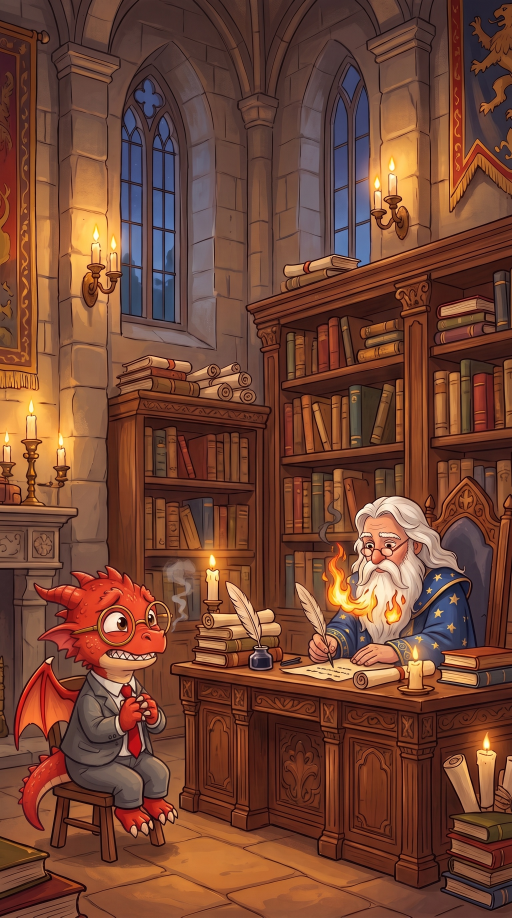
#> input picture dev/video/dragon/entretien/i3.jpg, 1536 x 2752 px, found by its file name (shown at 1/3 size)
$ python regles.py img/dragon-debout.jpg
#> lines starting #> are read from the running program, lines starting #| are printed output that depends on the picture
### dev/video/dragon/montage.py
"""Montage « Rapport d'incident » à partir des 9 images fixes (animation 2D : zooms,
tremblements, étincelles, lueur, bulles BD, textes, écran final).
Usage : python3 montage.py [sortie.mp4] [--preview t1 t2 ...]"""
import sys, math, subprocess, random
import numpy as np
from PIL import Image, ImageDraw, ImageFont, ImageFilter

U = '/mnt/user-data/uploads/'
IMG = {
    1: 'Le_dragon_studieux_au_parchemin_vierge.png',
    2: 'Le_mai_tre_ennuye__et_le_dragon_ze_le_.png',
    3: '7BE61344-40EB-40E1-9026-36E9ED126DBD.png',
    4: 'AC69A1C3-FE3C-411B-BA7A-2F7525078722.png',
    5: '52C7C7C9-434D-4ADA-8B23-02B89AC59D4F.png',
    6: '2C2BFB56-7939-4141-950F-E3AA45067A2E.png',
    7: '3958388A-65EB-4E0C-A710-3E58D1B70438.png',
    8: '129B5815-92F7-48D4-A92C-17B993B6ADAC.png',
    9: 'BA2DC171-A6CC-4D34-A035-4A8C85409BB9.png',
}
W, H, FPS = 1080, 1920, 30
F = 'fonts/'
TITLE = F + 'luckiest-guy-latin-400-normal.ttf'
BODY = F + 'alegreya-sans-latin-900-normal.ttf'
SEMI = F + 'alegreya-sans-latin-800-normal.ttf'
GOLD = (255, 205, 70)
WHITE = (255, 255, 255)
RED = (200, 30, 40)
INK = (25, 22, 40)

def font(p, s): return ImageFont.truetype(p, s)

SRC = {k: Image.open(U + v).convert('RGB') for k, v in IMG.items()}
SW, SH = SRC[1].size  # 941 x 1672

# ---------- plans animés par Wan 2.2 (Hugging Face) ----------
import os
CLIPS = {1: ('ia/c1.mp4', 0.9), 2: ('ia/c2.mp4', 0.5), 3: ('ia/c3.mp4', 0.0), 4: ('ia/c4.mp4', 0.6), 5: ('ia/c5.mp4', 0.1)}
CLIP_FPS = 16
_CF = {}
# [15 lines left out: functions clip_frames, clip_src, not called in this run]

def ease(x): x = min(1, max(0, x)); return x * x * (3 - 2 * x)
def lerp(a, b, x): return a + (b - a) * x

# ---------- éléments graphiques ----------
def text_img(txt, path, size, fill=WHITE, stroke=9, maxw=900, lh=1.05, align='center'):
    f = font(path, size)
    lines = []
    for para in txt.split('\n'):
        cur = ''
        for w_ in para.split(' '):
            t = (cur + ' ' + w_).strip()
            if f.getlength(t) <= maxw or not cur: cur = t
            else: lines.append(cur); cur = w_
        lines.append(cur)
    # pas de mot isolé sur la dernière ligne
    if '\n' not in txt and len(lines) > 1 and ' ' not in lines[-1]:
        prev = lines[-2].split(' ')
        if len(prev) > 1: lines[-2] = ' '.join(prev[:-1]); lines[-1] = prev[-1] + ' ' + lines[-1]
    asc, desc = f.getmetrics(); lhpx = int((asc + desc) * lh)
    wmax = int(max(f.getlength(l) for l in lines)) + stroke * 2 + 8
    top = int(size * 0.28)
    im = Image.new('RGBA', (wmax, lhpx * len(lines) + stroke * 2 + 8 + top), (0, 0, 0, 0))
    d = ImageDraw.Draw(im)
    for i, l in enumerate(lines):
        lw = f.getlength(l)
        x = (wmax - lw) / 2 if align == 'center' else stroke + 4
        col = fill[i] if isinstance(fill, list) else fill
        d.text((x, top + stroke + 4 + i * lhpx), l, font=f, fill=col, stroke_width=stroke, stroke_fill=(0, 0, 0))
    # ombre portée
    sh = Image.new('RGBA', im.size, (0, 0, 0, 0)); sh.putalpha(im.getchannel('A').point(lambda a: a * 0.55))
    sh = sh.filter(ImageFilter.GaussianBlur(6))
    out = Image.new('RGBA', (im.width + 10, im.height + 12), (0, 0, 0, 0))
    out.alpha_composite(sh, (8, 10)); out.alpha_composite(im, (0, 0))
    return out

def bubble(txt, tail, size=62, maxw=640, fill=(255, 252, 240)):
    """Bulle BD. tail = (dx, dy) : pointe de la queue, relative au centre bas de la bulle."""
    t = text_img(txt, BODY, size, fill=INK, stroke=0, maxw=maxw, lh=1.08)
    pad_x, pad_y = 46, 30
    bw, bh = t.width + pad_x * 2, t.height - int(size * 0.28) + pad_y * 2
    tx, ty = tail
    m = 12 + max(0, abs(tx) - bw // 2) + 0
    cw, ch = bw + 2 * m + 2 * abs(tx), bh + abs(ty) + 2 * m + 40
    im = Image.new('RGBA', (cw, ch), (0, 0, 0, 0)); d = ImageDraw.Draw(im)
    ox = (cw - bw) // 2; oy = m if ty > 0 else ch - bh - m
    box = [ox, oy, ox + bw, oy + bh]
    cx = ox + bw / 2; base_y = oy + bh if ty > 0 else oy
    tip = (cx + tx, base_y + ty)
    tri = [(cx - 34 + tx * 0.25, base_y - (8 if ty > 0 else -8)), (cx + 26 + tx * 0.25, base_y - (8 if ty > 0 else -8)), tip]
    for o, col in [(7, (0, 0, 0, 255)), (0, fill + (255,))]:
        d.rounded_rectangle([box[0] - o, box[1] - o, box[2] + o, box[3] + o], radius=46 + o, fill=col)
    d.polygon(tri, fill=(0, 0, 0, 255))
    # queue intérieure
    inner = [(tri[0][0] + 9, tri[0][1] - (2 if ty > 0 else -2)), (tri[1][0] - 9, tri[1][1] - (2 if ty > 0 else -2)),
             (tip[0] - (tip[0] - cx) * 0.12, tip[1] - (14 if ty > 0 else -14))]
    d.polygon(inner, fill=fill + (255,))
    d.rounded_rectangle(box, radius=46, fill=fill + (255,))
    im.alpha_composite(t, (int(ox + pad_x), int(oy + pad_y - 6 - size * 0.28)))
    sh = Image.new('RGBA', im.size, (0, 0, 0, 0)); sh.putalpha(im.getchannel('A').point(lambda a: a * 0.45))
    sh = sh.filter(ImageFilter.GaussianBlur(8))
    out = Image.new('RGBA', (cw + 12, ch + 14), (0, 0, 0, 0))
    out.alpha_composite(sh, (9, 11)); out.alpha_composite(im, (0, 0))
    return out, (int(ox + bw / 2), int(oy + bh / 2))

def banner(txt, size=78):
    t = text_img(txt, TITLE, size, fill=[WHITE, GOLD], stroke=0, maxw=880, lh=1.08)
    bw, bh = 1000, t.height + 40
    im = Image.new('RGBA', (bw + 20, bh + 20), (0, 0, 0, 0)); d = ImageDraw.Draw(im)
    d.rounded_rectangle([10, 10, bw + 10, bh + 10], 26, fill=(0, 0, 0, 255))
    d.rounded_rectangle([18, 18, bw + 2, bh + 2], 20, fill=RED + (255,))
    for x in range(-bh, bw, 70):  # bandes d'alerte discrètes
        d.polygon([(x + 18, bh + 2), (x + 48, bh + 2), (x + 48 + bh - 16, 18), (x + 18 + bh - 16, 18)], fill=(220, 50, 55, 255))
    d.rounded_rectangle([18, 18, bw + 2, bh + 2], 20, outline=GOLD + (255,), width=5)
    im.alpha_composite(t, ((im.width - t.width) // 2, (im.height - t.height) // 2 + 4))
    return im

# [15 lines left out: functions stamp, view, not called in this run]

def shoot(img, z, cx, cy):
    x0, y0, vw, vh = view(None, z, cx, cy)
    return img.resize((W, H), Image.BICUBIC, box=(x0, y0, x0 + vw, y0 + vh)).convert('RGBA'), (x0, y0, vw, vh)

def to_screen(v, px, py):
    x0, y0, vw, vh = v
    return (px - x0) * W / vw, (py - y0) * H / vh

# ---------- effets ----------
# [6 lines left out: function star, not called in this run]

class Sparkles:
    def __init__(s, n, box, seed, rise=0.0, size=(10, 26)):
        r = random.Random(seed)
        s.p = [(r.uniform(box[0], box[2]), r.uniform(box[1], box[3]), r.uniform(0, 6.28),
                r.uniform(1.5, 3.5), r.uniform(*size), r.uniform(.5, 1.5)) for _ in range(n)]
        s.rise = rise
    # [6 lines left out: function draw, not called in this run]

def glow(size, col=(255, 210, 90)):
    g = Image.new('RGBA', (size, size), (0, 0, 0, 0))
    a = np.zeros((size, size)); yy, xx = np.mgrid[:size, :size]
    r = np.hypot(xx - size / 2, yy - size / 2) / (size / 2)
    a = np.clip(1 - r, 0, 1) ** 2.2
    arr = np.zeros((size, size, 4), np.uint8); arr[..., :3] = col; arr[..., 3] = (a * 255).astype(np.uint8)
    return Image.fromarray(arr)
GLOW = glow(520)
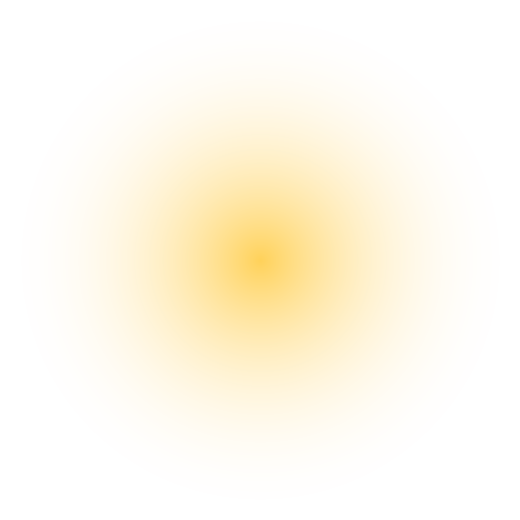
#> GLOW: PIL image 520x520 RGBA; mean R, G, B, A 255, 210, 90, 29.4; transparent parts drawn white

# [14 lines left out: functions pop, paste, not called in this run]

# ---------- écran du téléphone (P6) ----------
SCR = (306, 400, 632, 1058)
# [31 lines left out: function phone_ui, not called in this run]

# ---------- les plans ----------
# (début, fin, image, (z0, cx0, cy0), (z1, cx1, cy1))
SHOTS = [
    (0.0, 2.4, 1, (1.08, 470, 820), (1.18, 480, 760)),
    (2.4, 4.8, 2, (1.02, 470, 840), (1.18, 600, 790)),
    (4.8, 7.2, 3, (1.00, 470, 836), (1.22, 480, 760)),
    (7.2, 9.6, 4, (1.15, 470, 700), (1.15, 470, 980)),
    (9.6, 12.0, 5, (1.18, 470, 720), (1.05, 470, 800)),
    (12.0, 14.4, 6, (1.05, 470, 760), (1.20, 470, 730)),
    (14.4, 16.8, 7, (1.00, 470, 836), (1.28, 470, 760)),
    (16.8, 19.2, 8, (1.05, 470, 836), (1.25, 560, 760)),
    (19.2, 21.6, 9, (1.04, 470, 836), (1.16, 470, 760)),
]
END = 26.0

E = {}  # éléments pré-rendus
# [27 lines left out: function build, not called in this run]

SP5 = Sparkles(70, (40, 160, 1040, 1500), 5, size=(10, 30))
SP6 = Sparkles(26, (250, 380, 830, 1300), 6, rise=0.6)
SP8 = Sparkles(30, (600, 900, 1000, 1400), 8, rise=1.0, size=(8, 22))
SPE = Sparkles(40, (30, 160, 1050, 1750), 9, size=(6, 16))

# [96 lines left out: functions frame, end_card, main, not called in this run]

# [2 lines that do not run on import are left out]

### dev/video/dragon/fete.py
"""Montage « Opération fête parfaite » (série Le dragon pas payé).
Réutilise les outils de montage.py (bulles, textes, tampons, caméra, écran du téléphone).
Usage : python3 fete.py [sortie.mp4] [--preview t1 t2 ...]"""
import sys, math, subprocess
from PIL import Image, ImageFilter
import montage as M

A = '/mnt/user-data/attachments/2ee4b4d0-d95a-5544-aef9-689c530b467a/'
FILES = {1: 'dd9f27d4-image.png', 2: 'b2f31035-image.png', 3: 'd0a86201-image.png', 4: 'ba56aeb7-image.png',
         5: 'f7505acd-image.png', 7: 'c9b80f1e-image.png', 8: '93508271-image.png', 9: 'e90d9b33-image.png'}
SRC = {k: Image.open(A + f).convert('RGB') for k, f in FILES.items()}
SRC[6] = M.SRC[6]                       # le téléphone de la vidéo précédente
W, H, FPS = M.W, M.H, M.FPS
CLIPS = {}                              # plans animés (Hugging Face), ajoutés quand ils existent : {k: (fichier, décalage)}
import os
for k in (1, 2, 3, 4, 5, 7, 8, 9):
    p = f'ia/f{k}.mp4'
    if os.path.exists(p): CLIPS[k] = (p, 0.1)

def clip_src(k, lt):
    M.CLIPS[100 + k] = CLIPS[k]
    return M.clip_src(100 + k, lt)

# (début, fin, image, (z0, cx0, cy0), (z1, cx1, cy1))
SHOTS = [
    (0.0, 2.4, 1, (1.04, 470, 836), (1.14, 450, 760)),
    (2.4, 4.8, 2, (1.04, 470, 836), (1.16, 560, 760)),
    (4.8, 7.2, 3, (1.04, 470, 836), (1.14, 470, 900)),
    (7.2, 9.6, 4, (1.04, 470, 836), (1.16, 470, 860)),
    (9.6, 12.0, 5, (1.14, 470, 780), (1.04, 470, 836)),
    (12.0, 14.4, 6, (1.05, 470, 760), (1.18, 470, 730)),
    (14.4, 16.8, 7, (1.02, 470, 836), (1.20, 470, 820)),
    (16.8, 19.2, 8, (1.04, 470, 836), (1.16, 430, 760)),
    (19.2, 21.6, 9, (1.04, 470, 836), (1.14, 470, 760)),
]
END = 26.0
STAMP_T = {2: 3.6, 3: 6.0, 4: 8.4, 9: 20.4}     # tampons, sur les « pouf » de la musique

from PIL import ImageDraw
def stamp(txt, size=120, col=(196, 18, 30)):
    """Tampon lisible : fond crème presque opaque, cadre et lettres rouges pleines, légèrement penché."""
    f = M.font(M.TITLE, size); w = int(f.getlength(txt)) + 90; h = int(size * 1.25) + 50
    im = Image.new('RGBA', (w, h), (0, 0, 0, 0)); d = ImageDraw.Draw(im)
    d.rounded_rectangle([4, 4, w - 4, h - 4], 22, fill=(255, 246, 225, 235), outline=col + (255,), width=12)
    d.rounded_rectangle([22, 22, w - 22, h - 22], 14, outline=col + (255,), width=4)
    d.text((w / 2, h / 2 + size * 0.08), txt, font=f, fill=col + (255,), anchor='mm')
    sh = Image.new('RGBA', (w + 20, h + 20), (0, 0, 0, 0)); sh.paste((0, 0, 0, 110), (10, 14, w + 6, h + 10))
    sh = sh.filter(ImageFilter.GaussianBlur(8)); sh.alpha_composite(im, (6, 4))
    return sh.rotate(-10, expand=True, resample=Image.BICUBIC)

E = {}
# [28 lines left out: function build, not called in this run]

SP8 = M.Sparkles(34, (180, 300, 640, 760), 18, rise=0.7, size=(8, 24))
SPE = M.Sparkles(40, (30, 160, 1050, 1750), 19, size=(6, 16))

# [97 lines left out: functions stamp_at, frame, end_card, main, not called in this run]

# [2 lines that do not run on import are left out]

### dev/video/dragon/inaug2.py
"""« L'inauguration » (25 s, Instagram) : le dragon maire, trois tentatives.
Usage : python3 inaug2.py [sortie.mp4] [--preview t1 t2 ...]"""
import sys, math, subprocess, random
from PIL import Image, ImageDraw, ImageFilter
import montage as M
import fete as F
import court as C

def big(p): return Image.open(p).convert('RGB').resize((M.SW, M.SH), Image.LANCZOS)
SRC = {1: big('ia/j1.jpg'), 2: big('ia/j1.jpg'), 3: big('ia/i3.jpg'), 4: big('ia/i3.jpg'), 5: big('ia/i5.jpg')}
#> in big (call 5), `def big(p): return Image.open(p).convert('RGB').resize((M.SW, M.SH), I..`:
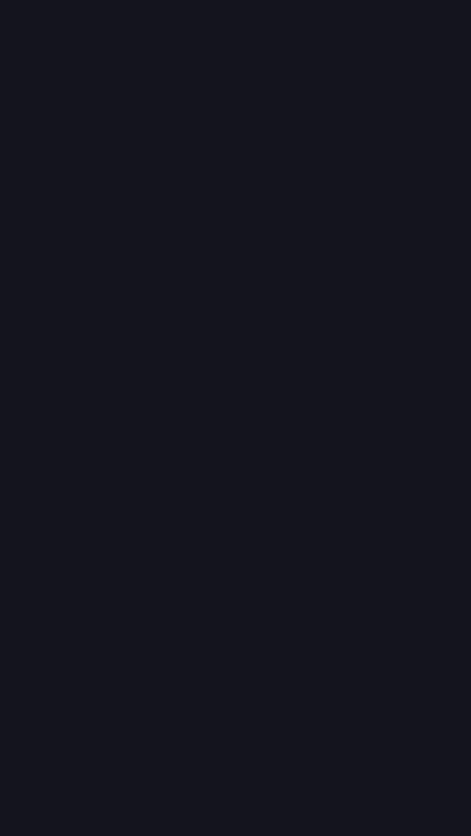
#> returned value: PIL image 941x1672 RGB (shown at 1/2 size); mean R, G, B 20, 20, 30
CLIPS = {1: 'ia/n1.mp4', 2: 'ia/n2.mp4', 3: 'ia/n3.mp4', 4: 'ia/n4.mp4', 5: 'ia/n5.mp4'}
W, H, FPS = M.W, M.H, M.FPS
CX, CY = M.SW / 2, M.SH / 2
# (début, fin, scène, (zoom, cx, cy) début, fin, décalage dans le clip)
SHOTS = [
    (0.0, 7.8, 1, (1.00, CX, CY), (1.10, CX, CY - 60), 0.0),
    (7.8, 12.0, 2, (1.06, CX, CY - 40), (1.00, CX, CY), 0.7),
    (12.0, 14.8, 3, (1.04, CX, CY), (1.16, CX - 60, CY - 30), 0.0),
    (14.8, 18.3, 4, (1.10, CX, CY - 30), (1.04, CX, CY), 0.4),
    (18.3, 21.9, 5, (1.02, CX, CY), (1.10, CX + 40, CY - 40), 0.2),
]
END = 25.1
SNEEZE_T = 9.55       # instant du « TCHOUM » (aligné sur le jet de feu du clip 2)
HIC_T = 16.15         # instant du hoquet (aligné sur la petite flamme du clip 4)
CUT_T = 19.6          # le Grand Maître coupe le ruban
NOTICE_T = 22.6
NY = 1330
SUBS = [(0.15, 2.55, 'Mesdames, messieurs…'), (2.55, 4.45, 'demain, la quête ouvre !'),
        (4.45, 5.6, 'Je déclare…'), (5.6, 7.0, "l'inauguration…")]
OUV_T = 7.0

# [12 lines left out: function burst, not called in this run]

E = {}
# [21 lines left out: function build, not called in this run]

def clip_src(k, lt, off):
    M.CLIPS[600 + k] = (CLIPS[k], off)
    return M.clip_src(600 + k, lt)

def flash(im, col, a):
    if a > 0: im.alpha_composite(Image.new('RGBA', (W, H), col + (int(255 * min(1, a)),)))

# [73 lines left out: functions frame, end_card, main, not called in this run]

RATE = {2: 30, 3: 30, 4: 30, 5: 30}   # vitesse imposée (images du clip par seconde) si besoin
# [2 lines that do not run on import are left out]

### dev/video/dragon/regles.py
"""Instagram et TikTok « Le règlement de l'anniversaire » (30,4 s), revue marketing du 8 novembre 2026.
Format des réels qui font réagir (claude/video-ouverture-dragon.md) : heure en accroche, série numérotée
(Règle 1/4 à 4/4, puis une 5e « hors série »), retournement (papa éliminé), question à un chiffre, fin lisible.
Gratuit : uniquement des images déjà dans le dépôt (annonce/, entretien/, img/), animées en zoom lent ;
bande-son synthétisée par son17.py. Aucune génération payante.
Zones d'Instagram et TikTok : texte entre x 60 et 940, y 230 et 1500.
Usage : python3 regles.py [sortie.mp4] [--preview t1 t2 ...]"""
import sys, os, math, subprocess
from PIL import Image, ImageDraw

_open = Image.open
Image.open = lambda p, *a, **k: Image.new('RGB', (941, 1672), (20, 20, 30)) if isinstance(p, str) and not os.path.exists(p) else _open(p, *a, **k)
import montage as M
import fete as F
import inaug2 as I
Image.open = _open

W, H, FPS = 1080, 1920, 30
XT = 500
SCRATCH = os.environ.get('SCRATCH', '/tmp/regles/')

# (début, fin, image, zoom départ, zoom fin, centre x, centre y)
SHOTS = [
    (0.0, 3.4, 'img/dragon-debout.jpg', 1.00, 1.08, .5, .55),
    (3.4, 8.0, 'annonce/s2.jpg', 1.05, 1.14, .55, .45),
    (8.0, 12.6, 'entretien/i3.jpg', 1.20, 1.32, .55, .62),
    (12.6, 17.2, 'annonce/s5.jpg', 1.05, 1.18, .5, .5),
    (17.2, 21.8, 'annonce/s6.jpg', 1.00, 1.10, .5, .6),
    (21.8, 25.4, 'entretien/i4.jpg', 1.00, 1.10, .5, .5),
    (25.4, 30.4, 'img/lettre.jpg', 1.00, 1.06, .5, .6),
]
R1_S, R2_S, R3_S, R4_S, R5_S, FIN0 = 3.4, 8.0, 12.6, 17.2, 21.8, 25.4
END = 30.4
ST1 = R1_S + 2.0       # RESPECTÉE (la règle reste seule 1,85 s)
ST2 = R2_S + 2.0       # PRESQUE
EL3 = R3_S + 1.9       # « Premier éliminé : »
ST3 = R3_S + 2.6       # PAPA
ST4 = R4_S + 2.0       # RESPECTÉE
R5_B = R5_S + 1.0      # « Le dragon reste calme. »
ST5 = R5_S + 2.2       # EN COURS
IMPACTS = [ST1, ST2, ST3, ST4, ST5]
PUNCH = [(t, 1.05) for t in IMPACTS]

_IMG = {}
# [14 lines left out: functions still, kb, not called in this run]

E = {}
def T_(s, size=86, fill=None, maxw=860, stroke=12):
    if isinstance(fill, list): fill = fill + [fill[-1]] * 8
    return M.text_img(s, M.TITLE, size, fill=fill or M.WHITE, stroke=stroke, maxw=maxw)

NAVY = (24, 30, 64)
GREEN = (24, 120, 60)
def tag(txt, size=54):
    f = M.font(M.TITLE, size); w = int(f.getlength(txt)) + 70; h = int(size * 1.25) + 26
    im = Image.new('RGBA', (w + 16, h + 18), (0, 0, 0, 0)); d = ImageDraw.Draw(im)
    d.rounded_rectangle([8, 10, w + 8, h + 10], h // 2, fill=(0, 0, 0, 120))
    d.rounded_rectangle([2, 2, w, h], h // 2, fill=M.GOLD + (255,), outline=(0, 0, 0, 255), width=5)
    d.text((w / 2 + 1, h / 2 + size * 0.06), txt, font=f, fill=NAVY + (255,), anchor='mm')
    return im

def card(txt, size=70):
    """Règle écrite par maman : carte crème sans queue (ce n'est pas un personnage qui parle)."""
    b, _ = M.bubble(txt, (0, 1), size, 800)
    return b

def build():
    G = M.GOLD
    E['h1'] = T_('SAMEDI · 13 H 58', 88, G, maxw=900)
    E['h2'] = T_('Le règlement de\nl\'anniversaire.\nSigné : maman.', 70, [M.WHITE, M.WHITE, G], maxw=900)
#> the loop in text_img (call 2), `for i, l in enumerate(lines):` made 3 passes
#> x on passes 1 to 3: 15.92, 55.3, 26.2
    for n in range(1, 5): E[f'tag{n}'] = tag(f'RÈGLE {n}/4')
    E['tag5'] = tag('RÈGLE 5/4')
    E['r1'] = card('« Pas de feu\ndans la maison. »')
    E['r2'] = card('« On ne touche pas\nà la barbe de papy. »')
    E['r3'] = card('« Zéro écran\naujourd\'hui. »')
    E['r4'] = card('« Et surtout :\npersonne ne s\'ennuie. »')
    E['r5n'] = T_('Ajoutée à 16 h 30 :', 74, G, maxw=900)
    E['r5'] = card('« Le dragon\nreste calme. »', 76)
    E['s1'] = F.stamp('RESPECTÉE', 96, GREEN)
    E['c1'] = T_('(C\'était dehors.)', 66, M.WHITE)
    E['s2'] = F.stamp('PRESQUE', 108)
    E['c2'] = T_('Juste effleurée.', 66, M.WHITE)
    E['el'] = T_('Premier éliminé :', 76, M.WHITE)
    E['s3'] = F.stamp('PAPA', 130)
    E['s4'] = F.stamp('RESPECTÉE', 96, GREEN)
    E['c4'] = T_('Une heure de quête\ndans les rues.', 64, [M.WHITE, G])
    E['s5'] = F.stamp('EN COURS', 104)
    E['q'] = T_('Chez toi, quelle règle\nsaute en premier ?', 74, [M.WHITE, M.WHITE])
    E['opts'] = T_('1 · 2 · 3 · 4 · 5', 84, G)
    E['cta'] = M.banner('LA QUÊTE DU CHEVALIER\nLIEN EN BIO', 62)
    E['url'] = T_('maquetelegendaire.fr', 58, stroke=10)

SPE = M.Sparkles(40, (40, 220, 1000, 1400), 11, size=(7, 18))
SPG = M.Sparkles(60, (60, 500, 1000, 1500), 23, size=(8, 22))

# [85 lines left out: functions shade, zoom, punch, shake, arrow, rule and 1 more, not called in this run]

def main():
    build()
#> after the loop in build, `for n in range(1, 5): E[f'tag{n}'] = tag(f'RÈGLE {n}/4')`: E = 6 items
#> call 3 of text_img, with path = 'fonts/alegreya-sans-latin-900-normal.ttf', size = 70, fill = (25, 22, 40), stroke = 0, maxw = 800, lh = 1.08, align = 'center'
#> in text_img (call 3), `wmax = int(max(f.getlength(l) for l in lines)) + stroke * 2 + 8`: wmax = 624
#> the loop in text_img (call 3), `for i, l in enumerate(lines):` made 2 passes
#> x on passes 1 to 2: 98.21, 3.74
#> in text_img (call 3), `sh.putalpha(im.getchannel('A').point(lambda a: a * 0.55))`:
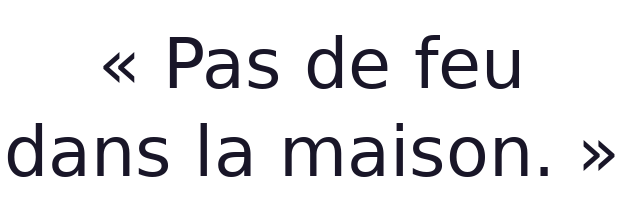
#> im: PIL image 624x203 RGBA; mean R, G, B, A 3, 2.6, 4.8, 25.8; transparent parts drawn white
#> in bubble, `inner = [(tri[0][0] + 9, tri[0][1] - (2 if ty > 0 else -2)), (tri[1][0..`: inner = [(350, 258), (392, 258), (375, 255)]
#> in bubble, `out.alpha_composite(im, (0, 0))`:
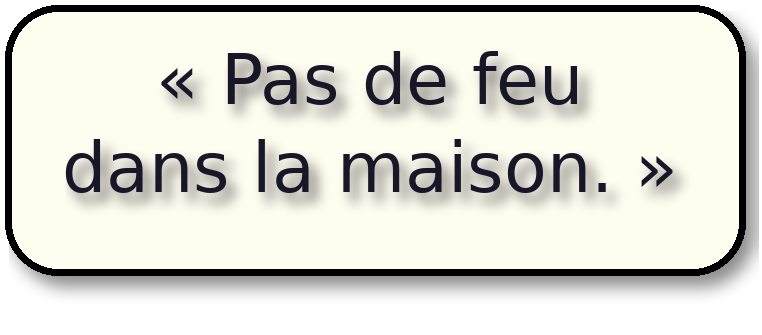
#> out: PIL image 762x335 RGBA; mean R, G, B, A 167.9, 165.8, 158.8, 202.8; transparent parts drawn white
#> call 2 of bubble, with tail = (0, 1), size = 70, maxw = 800, fill = (255, 252, 240)
#> call 4 of text_img, with path = 'fonts/alegreya-sans-latin-900-normal.ttf', size = 70, fill = (25, 22, 40), stroke = 0, maxw = 800, lh = 1.08, align = 'center'
#> in text_img (call 4), `wmax = int(max(f.getlength(l) for l in lines)) + stroke * 2 + 8`: wmax = 743
#> the loop in text_img (call 4), `for i, l in enumerate(lines):` made 2 passes
#> x on passes 1 to 2: 29.98, 3.56
#> in text_img (call 4), `out.alpha_composite(im, (0, 0))`:
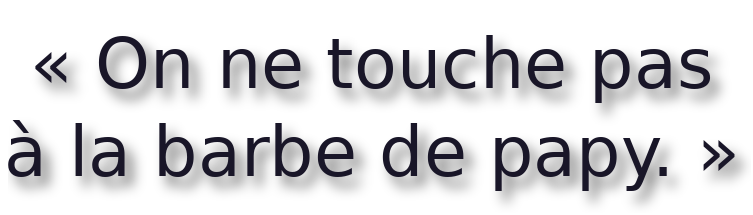
#> out: PIL image 753x215 RGBA; mean R, G, B, A 3, 2.7, 4.9, 39.9; transparent parts drawn white
#> in bubble (call 2), `inner = [(tri[0][0] + 9, tri[0][1] - (2 if ty > 0 else -2)), (tri[1][0..`: inner = [(409.5, 258), (451.5, 258), (434.5, 255)]
#> in bubble (call 2), `sh = sh.filter(ImageFilter.GaussianBlur(8))`:
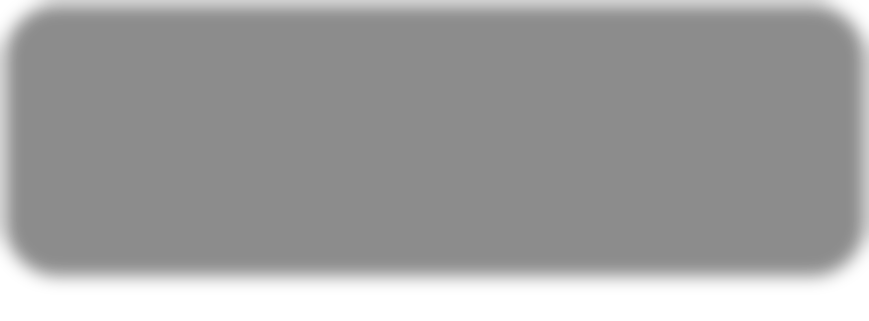
#> sh: PIL image 869x321 RGBA; mean R, G, B, A 0, 0, 0, 94.7; transparent parts drawn white
#> in bubble (call 2), `out.alpha_composite(im, (0, 0))`:
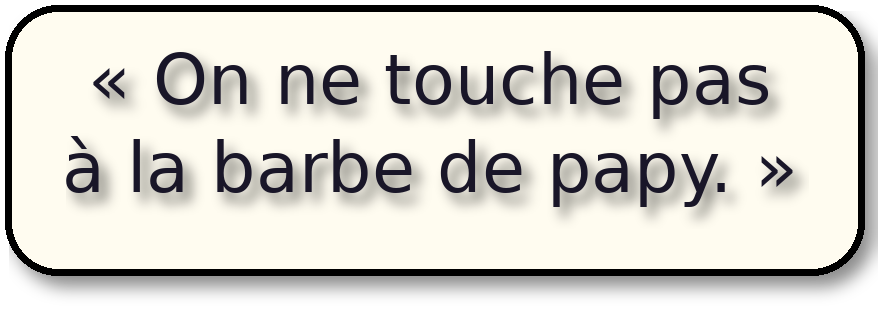
#> out: PIL image 881x335 RGBA; mean R, G, B, A 165.8, 163.7, 157.1, 203.8; transparent parts drawn white
    args = sys.argv[1:]
    if '--preview' in args:
        os.makedirs(SCRATCH, exist_ok=True)
        for ts in args[args.index('--preview') + 1:]:
            frame(float(ts)).convert('RGB').save(f'{SCRATCH}p_{ts}.jpg', quality=88)
        return
    out = args[0] if args else 'regles.mp4'
    tmp = out[:-4] + '.tmp.mp4'
#> (the run stopped early here; a loop or call above may not have finished)
